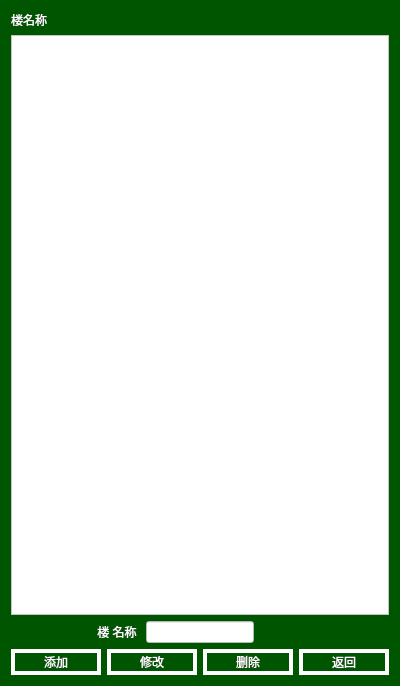
<?xml version="1.0" encoding="UTF-8"?>
<ui version="4.0">
 <class>floormanage</class>
 <widget class="QWidget" name="floormanage">
  <property name="geometry">
   <rect>
    <x>0</x>
    <y>0</y>
    <width>400</width>
    <height>686</height>
   </rect>
  </property>
  <property name="windowTitle">
   <string>Form</string>
  </property>
  <property name="styleSheet">
   <string notr="true">QWidget 
{
	background-color: rgb(0, 85, 0);
	color: rgb(255, 255, 255);
}
QLabel
{
 border-style:none;
font: 9pt &quot;微软雅黑&quot;;

}

QPushButton:hover
{
border-style:solid;
font: 9pt &quot;微软雅黑&quot;;
border-width:4px;
background-color: rgb(255, 170, 127);
color: rgba(255, 255, 255, 255);
}

QPushButton:!hover
{
border-style:solid;
font: 9pt &quot;微软雅黑&quot;;
border-width:4px;
background-color:rgb(0, 85, 0);
color: rgba(255, 255, 255, 255);
}

QTabBar:tab:selected
{
	font: 9pt &quot;微软雅黑&quot;;
	background-color: rgb(255, 170, 127);
}
QTabBar:tab:!selected
{
	font: 9pt &quot;微软雅黑&quot;;
	background-color: rgb(0, 85, 0);
}
QLineEdit
{
	color: rgb(0, 0, 0);
	background-color: rgb(255, 255, 255);
}
QTableWidget
{
	
	background-color: rgb(0, 85, 0);

}

QListWidget
{
	
	color: rgb(0, 0, 0);
	background-color: rgb(255, 255, 255);

}
QListWidget::item
{
	color: rgb(0, 0, 0);
	
	border-style:none;
	font: 9pt &quot;微软雅黑&quot;;
	
	border-bottom-style:solid;
	border-bottom-width:4px;
	border-bottom-color:rgb(0, 85, 0);
	background-color: rgb(255, 255, 255);

}
QListWidget::item:hover
{
	color: rgb(0, 0, 0);
	
	background-color: rgb(85, 255, 255);
}
QListWidget::item:!hover
{
	color: rgb(0, 0, 0);
	background-color: rgb(255, 255, 255);
}

QListWidget::item:selected
{
	color: rgb(0, 0, 0);
	background-color: rgb(255, 0, 0);
}
/*
QListWidget::item:!selected
{
	color: rgb(0, 0, 0);
	background-color: rgb(255, 255, 255);
}*/




QComboBox
{
	background-color: rgb(255, 255, 255);
	
	color: rgb(0, 0, 0);
}
QComboBox::drop-down
{
 	width:47px;
	border-image: url(:/arrow_down.png);	
}
QCheckBox
{
	font: 9pt &quot;微软雅黑&quot;;

}

QMenuBar
{
	background-color:transparent;

}

QMenuBar::item
{
	background-color: rgb(0, 85, 0);
}
QMenuBar::item:selected
{
	background-color: rgb(255, 170, 0);
}
QMenuBar::item:!selected
{
	
	background-color: rgb(0, 85, 0);
}</string>
  </property>
  <layout class="QVBoxLayout" name="verticalLayout">
   <item>
    <widget class="QLabel" name="label">
     <property name="sizePolicy">
      <sizepolicy hsizetype="Preferred" vsizetype="Fixed">
       <horstretch>0</horstretch>
       <verstretch>0</verstretch>
      </sizepolicy>
     </property>
     <property name="text">
      <string>楼名称</string>
     </property>
    </widget>
   </item>
   <item>
    <widget class="QListWidget" name="listWidget_2">
     <property name="styleSheet">
      <string notr="true"/>
     </property>
     <property name="viewMode">
      <enum>QListView::ListMode</enum>
     </property>
     <property name="sortingEnabled">
      <bool>false</bool>
     </property>
    </widget>
   </item>
   <item>
    <layout class="QHBoxLayout" name="horizontalLayout_2">
     <item>
      <widget class="QLabel" name="label_2">
       <property name="text">
        <string>楼 名称 </string>
       </property>
       <property name="alignment">
        <set>Qt::AlignRight|Qt::AlignTrailing|Qt::AlignVCenter</set>
       </property>
      </widget>
     </item>
     <item>
      <widget class="QLineEdit" name="txt">
       <property name="sizePolicy">
        <sizepolicy hsizetype="Fixed" vsizetype="Fixed">
         <horstretch>0</horstretch>
         <verstretch>0</verstretch>
        </sizepolicy>
       </property>
      </widget>
     </item>
     <item>
      <widget class="QLabel" name="label_3">
       <property name="text">
        <string/>
       </property>
      </widget>
     </item>
    </layout>
   </item>
   <item>
    <layout class="QHBoxLayout" name="horizontalLayout">
     <item>
      <widget class="QPushButton" name="add">
       <property name="text">
        <string>添加</string>
       </property>
      </widget>
     </item>
     <item>
      <widget class="QPushButton" name="xiugai">
       <property name="text">
        <string>修改</string>
       </property>
      </widget>
     </item>
     <item>
      <widget class="QPushButton" name="delete_2">
       <property name="text">
        <string>删除</string>
       </property>
      </widget>
     </item>
     <item>
      <widget class="QPushButton" name="pushButton">
       <property name="text">
        <string>返回</string>
       </property>
      </widget>
     </item>
    </layout>
   </item>
  </layout>
 </widget>
 <resources/>
 <connections/>
</ui>
